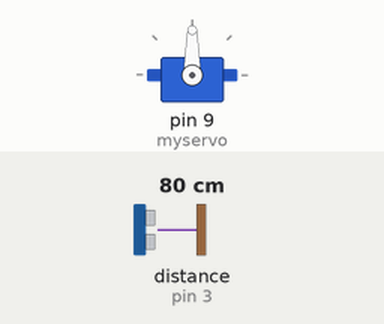
This sketch was run on a simulated Arduino Uno, built for the host (arithmetic inside an expression is 32-bit, double 64-bit). Shown: servo. Wiring (inferred from the names in the program): ultrasonic range finder: trigger pin 2; echo pin 3. Inputs (shaded band) come from the test bench; at power-on: distance to the obstacle (sensor on pin 3) 80 cm. The echo pulse lasts 58.3 µs per cm.

Above: at 1.2 s.
1.3 s: distance to the obstacle (sensor on pin 3) set to 11 cm
2.8 s: distance to the obstacle (sensor on pin 3) set to 8 cm
At 2.95 s:
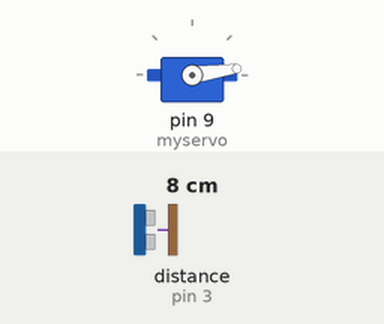
At 3.55 s:
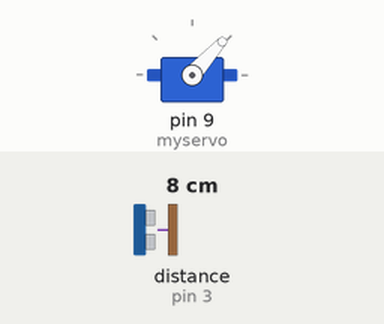
Timing chart, 0 to 11.8 s (numbered marks = the images above; inputs shaded):
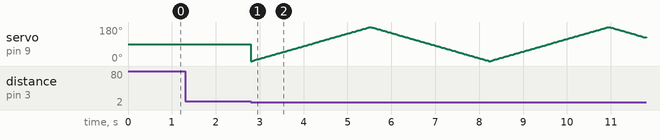

The sketch:

Distance_sensor.ino
```cpp
#include <Servo.h>

#define TRIG 2
#define ECHO 3

Servo myservo;  // create servo object to control a servo
int duration;
int distance;
int pos = 0;    // variable to store the servo position


void setup() {
  // put your setup code here, to run once:
  pinMode(TRIG, OUTPUT);
  pinMode(ECHO, INPUT);
  myservo.attach(9);  // attaches the servo on pin 9 to the servo object
  Serial.begin(9600);

  TCCR1A = 0;
  TCCR1B = 0;

  TCNT1 = 64286; // = 65536 - 16MHz/256/50Hz (every 20ms)
  TCCR1B |= (1<<CS12);
  TIMSK1 |= (1<<TOIE1);
  interrupts(); // Enable interrupts
}


// Return distance from audio distance sensor in centimeters
int distanceSensor() {
  digitalWrite(TRIG, LOW);
  delayMicroseconds(2);
  digitalWrite(TRIG, HIGH);
  delayMicroseconds(10);
  digitalWrite(TRIG, LOW);
  duration=pulseIn(ECHO, HIGH);
  distance = duration/58; // s = t * (0.034/2) m/s = t / 58
  return distance;
}


// Move the servo motor back and forth, 0-180 deg
void moveServo(){
  for (pos = 0; pos <= 180; pos += 1) { // goes from 0 degrees to 180 degrees
    // in steps of 1 degree
    myservo.write(pos);              // tell servo to go to position in variable 'pos'
    delay(15);                       // waits 15 ms for the servo to reach the position
  }
  for (pos = 180; pos >= 0; pos -= 1) { // goes from 180 degrees to 0 degrees
    myservo.write(pos);              // tell servo to go to position in variable 'pos'
    delay(15);                       // waits 15 ms for the servo to reach the position
  }
}


void loop() {
  // put your main code here, to run repeatedly:
  distance = distanceSensor();

  if (distance < 10) {
    moveServo();
  }
}
```

Measured:
- the behaviour switches between 10 and 9 cm on distance to the obstacle (sensor on pin 3) (found by bisection; images 0 and 1)
- after the input at 1.3 s, every drawn part: stays the same
